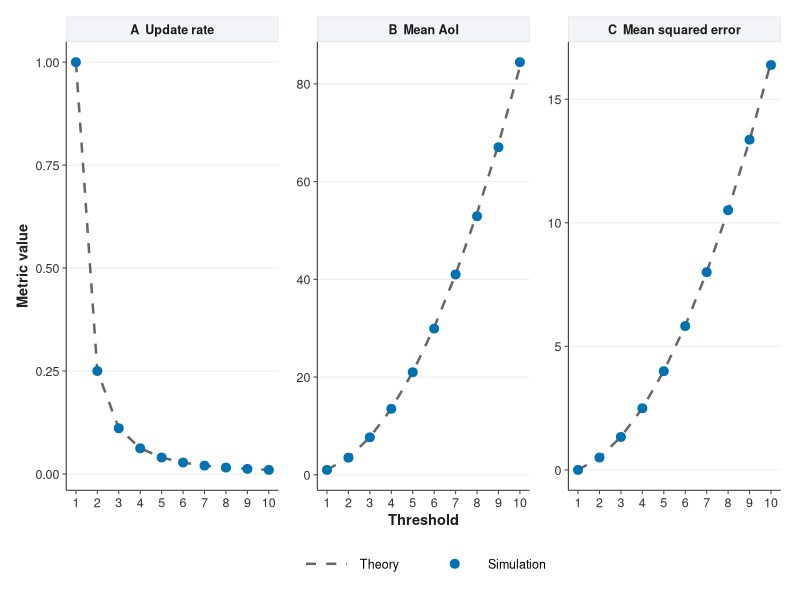
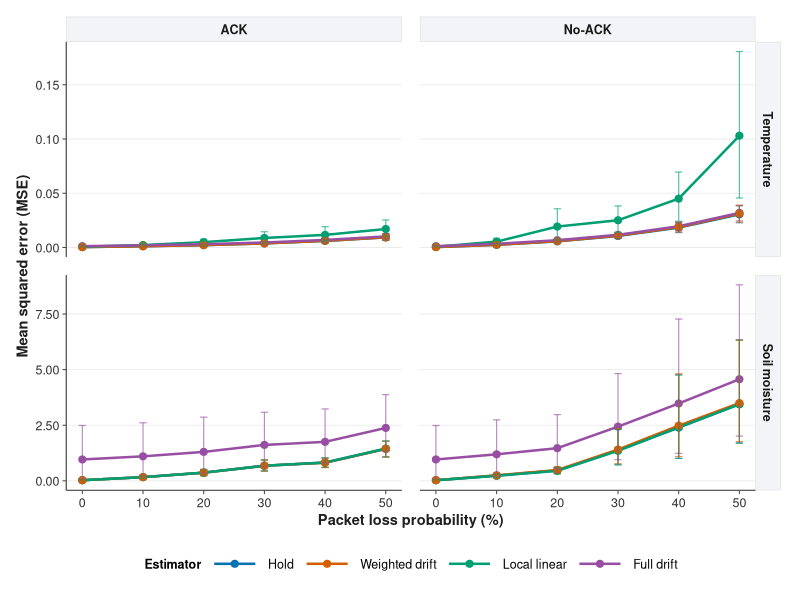
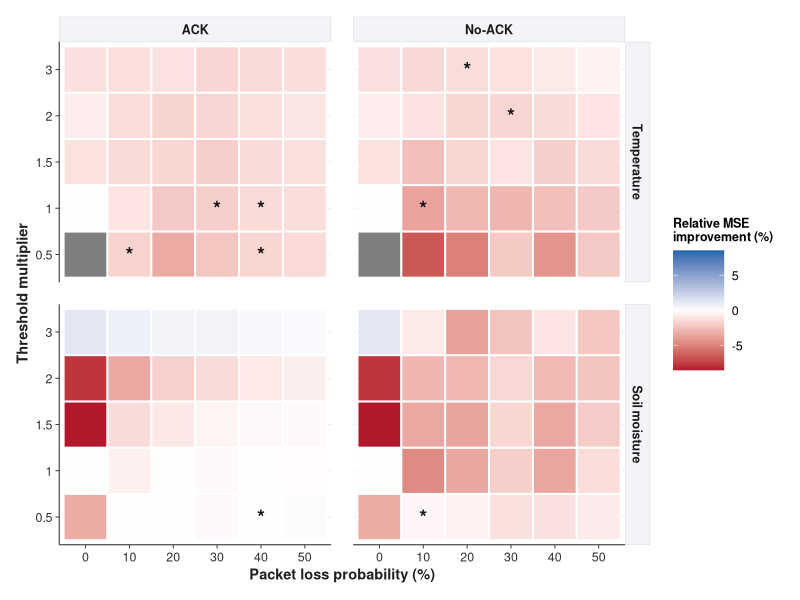
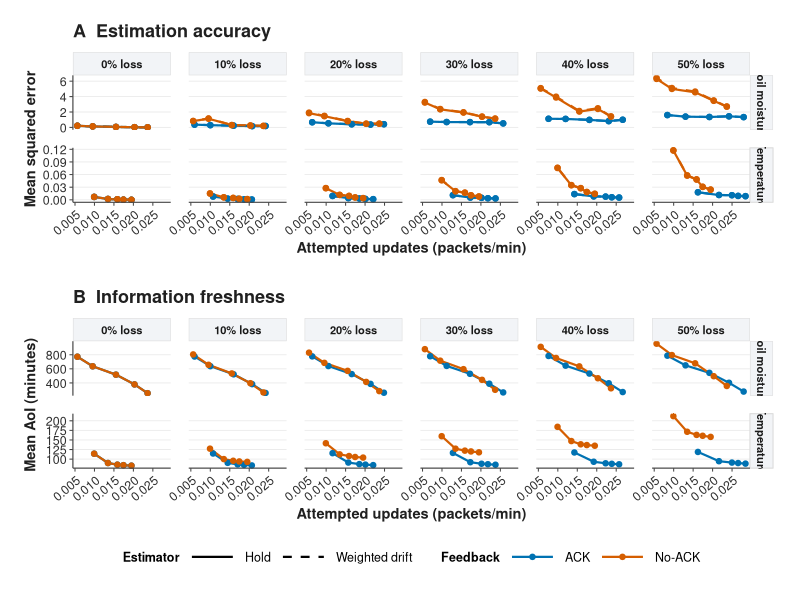
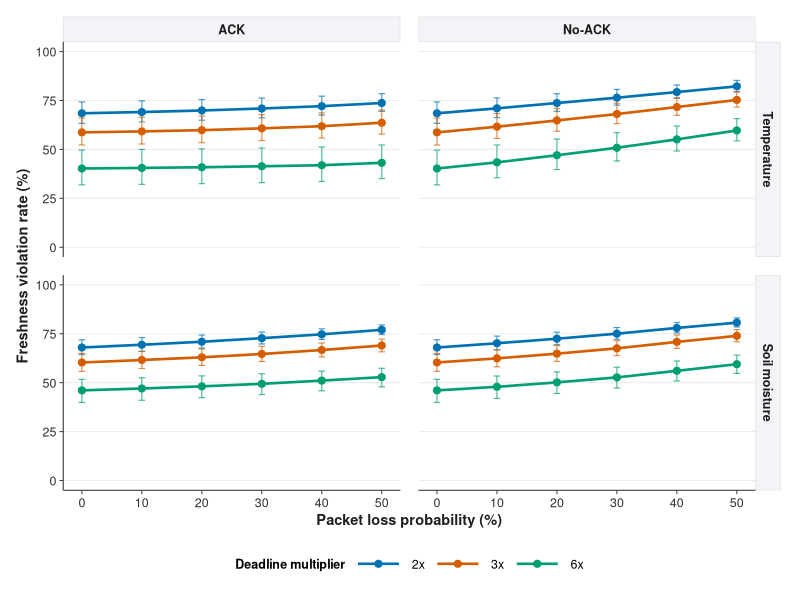
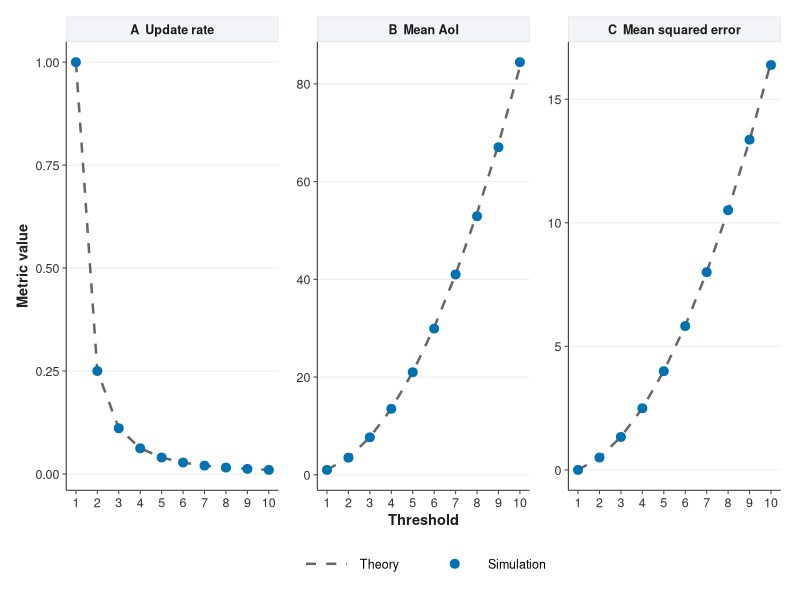
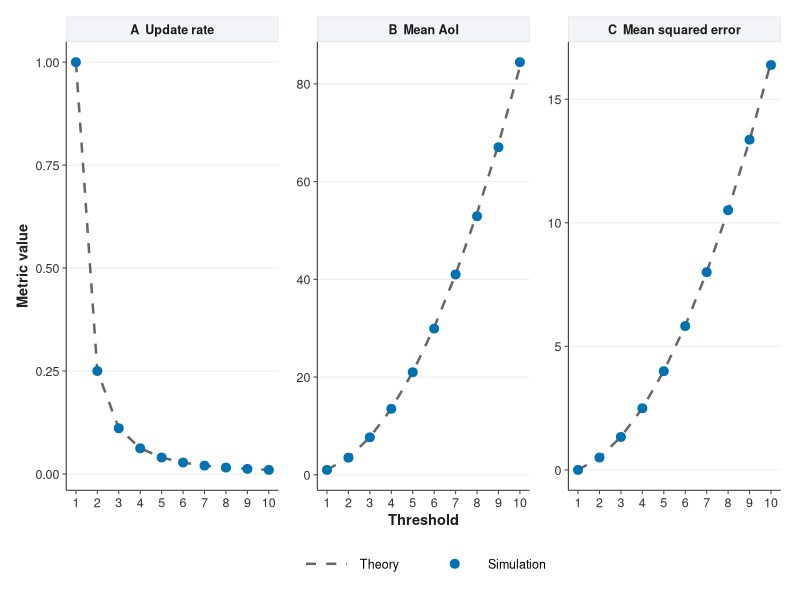
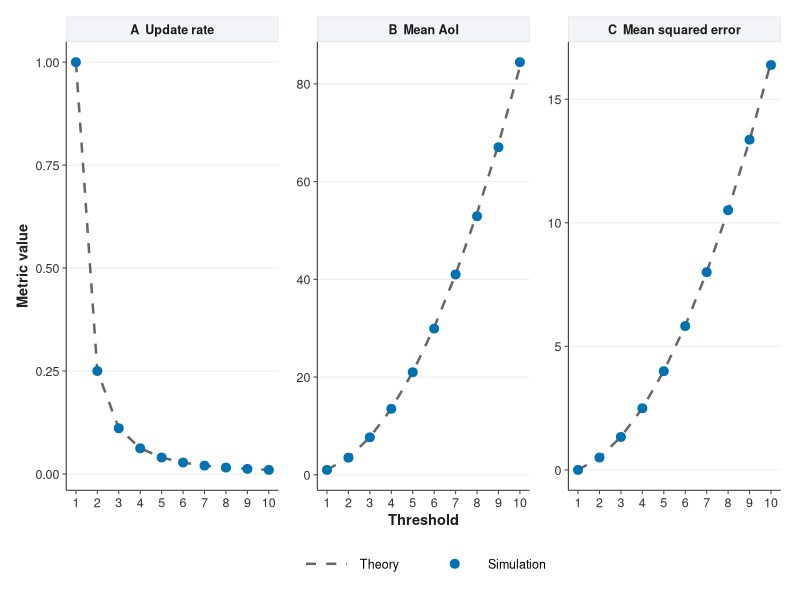

The R source for these figures, in order:
## ---- chunk 1
knitr::opts_knit$set(root.dir = normalizePath("..", mustWork = TRUE))
## ---- chunk 2

# ============================================================
# ICIT 2027 - PUBLICATION QUALITY FIGURES
# Five CSV files | Five scientific figures
# Author: Umar Aziz
#
# Output: PDF, PNG (600 dpi), TIFF (600 dpi)
#
# Statistical integrity:
# No recomputation of means, confidence intervals or q-values.
# ============================================================


# ============================================================
# 0. INSTALL AND LOAD PACKAGES
# ============================================================

packages <- c(
  "readr",
  "dplyr",
  "tidyr",
  "ggplot2",
  "patchwork",
  "scales"
)

missing_packages <- packages[
  !packages %in% rownames(installed.packages())
]

if (length(missing_packages) > 0) {
  stop("Install these R packages before rendering: ", paste(missing_packages, collapse = ", "))
}

invisible(lapply(packages, library, character.only = TRUE))


# ============================================================
# 1. WORKING DIRECTORY
# ============================================================

data_dir <- getwd()

output_dir <- file.path(data_dir, "generated-figures")

dir.create(
  output_dir,
  showWarnings = FALSE,
  recursive = TRUE
)


# ============================================================
# 2. IMPORT ORIGINAL CSV FILES
# ============================================================

g1 <- read_csv(
  "Graph_1_Baseline_Validation.csv",
  show_col_types = FALSE
)

g2 <- read_csv(
  "Graph_2_Accuracy_vs_Packet_Loss.csv",
  show_col_types = FALSE
)

g3 <- read_csv(
  "Graph_3_Weighted_Drift_Improvement.csv",
  show_col_types = FALSE
)

g4 <- read_csv(
  "Graph_4_Accuracy_Freshness_Communication.csv",
  show_col_types = FALSE
)

g5 <- read_csv(
  "Graph_5_Deadline_Freshness_Violations.csv",
  show_col_types = FALSE
)


# ============================================================
# 3. GLOBAL DESIGN SETTINGS
# ============================================================

# Publication color palette
COL_NAVY   <- "#17365D"
COL_BLUE   <- "#0072B2"
COL_ORANGE <- "#D55E00"
COL_GREEN  <- "#009E73"
COL_PURPLE <- "#984EA3"
COL_GREY   <- "#666666"

# Estimator palette
estimator_colors <- c(
  "Hold" = COL_BLUE,
  "Weighted drift" = COL_ORANGE,
  "Local linear" = COL_GREEN,
  "Full drift" = COL_PURPLE
)

# Feedback palette
feedback_colors <- c(
  "ACK" = COL_BLUE,
  "No-ACK" = COL_ORANGE
)

# Deadline palette
deadline_colors <- c(
  "2x" = COL_BLUE,
  "3x" = COL_ORANGE,
  "6x" = COL_GREEN
)


# ------------------------------------------------------------
# Publication theme
# ------------------------------------------------------------

theme_publication <- function(base_size = 11) {

  theme_classic(
    base_size = base_size,
    base_family = "sans"
  ) +

    theme(

      plot.title = element_text(
        face = "bold",
        size = 13,
        color = "#202020",
        margin = margin(b = 8)
      ),

      plot.subtitle = element_text(
        size = 10,
        color = COL_GREY
      ),

      axis.title = element_text(
        face = "bold",
        size = 10.5,
        color = "#202020"
      ),

      axis.text = element_text(
        size = 9,
        color = "#303030"
      ),

      axis.line = element_line(
        color = "#444444",
        linewidth = 0.4
      ),

      axis.ticks = element_line(
        color = "#444444",
        linewidth = 0.35
      ),

      panel.grid.major.y = element_line(
        color = "#EAEAEA",
        linewidth = 0.3
      ),

      panel.grid.minor = element_blank(),

      panel.background = element_rect(
        fill = "white",
        color = NA
      ),

      plot.background = element_rect(
        fill = "white",
        color = NA
      ),

      strip.background = element_rect(
        fill = "#F2F4F7",
        color = "#DDDDDD",
        linewidth = 0.4
      ),

      strip.text = element_text(
        face = "bold",
        size = 9
      ),

      legend.position = "bottom",

      legend.title = element_text(
        face = "bold",
        size = 9
      ),

      legend.text = element_text(
        size = 9
      ),

      legend.key.width = grid::unit(1.3, "cm"),

      panel.spacing = grid::unit(0.9, "lines"),

      plot.margin = margin(12, 14, 12, 12)
    )
}


# ============================================================
# 4. HELPER FUNCTIONS
# ============================================================

# Consistent signal labels
signal_name <- function(x) {
  recode(
    x,
    "Temp" = "Temperature",
    "Moist" = "Soil moisture"
  )
}

# Consistent feedback labels
feedback_name <- function(x) {
  recode(
    x,
    "ack" = "ACK",
    "no_ack" = "No-ACK"
  )
}

# Consistent estimator labels
estimator_name <- function(x) {
  recode(
    x,
    "hold" = "Hold",
    "weighted_drift" = "Weighted drift",
    "local_linear" = "Local linear",
    "full_drift" = "Full drift"
  )
}


# ------------------------------------------------------------
# Export helper
# ------------------------------------------------------------

save_figure <- function(plot, filename,
                        width = 10, height = 7) {

  ggsave(
    filename = file.path(
      output_dir,
      paste0(filename, ".pdf")
    ),
    plot = plot,
    width = width,
    height = height,
    units = "in",
    device = cairo_pdf,
    bg = "white"
  )

  ggsave(
    filename = file.path(
      output_dir,
      paste0(filename, ".png")
    ),
    plot = plot,
    width = width,
    height = height,
    units = "in",
    dpi = 600,
    bg = "white"
  )

  ggsave(
    filename = file.path(
      output_dir,
      paste0(filename, ".tiff")
    ),
    plot = plot,
    width = width,
    height = height,
    units = "in",
    dpi = 600,
    compression = "lzw",
    bg = "white"
  )

  message("Saved: ", filename)
}


# ============================================================
# GRAPH 1 - BASELINE VALIDATION
# ============================================================

# Convert to long format for three matched panels.
# Original values remain unchanged.

g1_sim <- g1 %>%
  select(
    threshold,
    update_rate,
    mean_aoi,
    mse
  ) %>%
  pivot_longer(
    cols = -threshold,
    names_to = "metric",
    values_to = "value"
  ) %>%
  mutate(type = "Simulation")


g1_theory <- g1 %>%
  select(
    threshold,
    theoretical_update_rate,
    theoretical_mean_aoi,
    theoretical_mse
  ) %>%
  rename(
    update_rate = theoretical_update_rate,
    mean_aoi = theoretical_mean_aoi,
    mse = theoretical_mse
  ) %>%
  pivot_longer(
    cols = -threshold,
    names_to = "metric",
    values_to = "value"
  ) %>%
  mutate(type = "Theory")


g1_plot <- bind_rows(
  g1_sim,
  g1_theory
) %>%
  mutate(
    metric = factor(
      metric,
      levels = c("update_rate", "mean_aoi", "mse"),
      labels = c(
        "A  Update rate",
        "B  Mean AoI",
        "C  Mean squared error"
      )
    )
  )


graph1 <- ggplot(
  g1_plot,
  aes(x = threshold, y = value)
) +

  geom_line(
    data = filter(g1_plot, type == "Theory"),
    aes(group = 1, linetype = type),
    color = COL_GREY,
    linewidth = 0.85
  ) +

  geom_point(
    data = filter(g1_plot, type == "Simulation"),
    aes(color = type),
    size = 2.7
  ) +

  facet_wrap(
    ~metric,
    nrow = 1,
    scales = "free_y"
  ) +

  scale_color_manual(
    values = c("Simulation" = COL_BLUE)
  ) +

  scale_linetype_manual(
    values = c("Theory" = "dashed")
  ) +

  scale_x_continuous(
    breaks = sort(unique(g1$threshold))
  ) +

  labs(
    x = "Threshold",
    y = "Metric value",
    color = NULL,
    linetype = NULL
  ) +

  theme_publication() +

  theme(
    legend.position = "bottom"
  )


print(graph1)

save_figure(
  graph1,
  "Graph_1_Baseline_Validation",
  width = 11.5,
  height = 4.0
)


# ============================================================
# GRAPH 2 - ACCURACY VS PACKET LOSS
# ============================================================

# Use threshold_multiplier = 1.0.
# This avoids mixing different threshold settings.
# All original means and CI values are retained.

selected_threshold <- 1.0

g2_plot <- g2 %>%

  filter(
    near(threshold_multiplier, selected_threshold)
  ) %>%

  mutate(
    loss_percent = loss_probability * 100,

    Signal = signal_name(signal),

    Feedback = feedback_name(feedback_model),

    Estimator = estimator_name(estimator),

    Estimator = factor(
      Estimator,
      levels = names(estimator_colors)
    ),

    Feedback = factor(
      Feedback,
      levels = c("ACK", "No-ACK")
    ),

    Signal = factor(
      Signal,
      levels = c("Temperature", "Soil moisture")
    )
  )


graph2 <- ggplot(
  g2_plot,
  aes(
    x = loss_percent,
    y = mse_mean,
    color = Estimator,
    group = Estimator
  )
) +

  geom_line(
    linewidth = 0.85
  ) +

  geom_point(
    size = 2.1
  ) +

  geom_errorbar(
    aes(
      ymin = mse_ci_low,
      ymax = mse_ci_high
    ),
    width = 1.2,
    linewidth = 0.4,
    alpha = 0.65
  ) +

  facet_grid(
    Signal ~ Feedback,
    scales = "free_y"
  ) +

  scale_color_manual(
    values = estimator_colors
  ) +

  scale_x_continuous(
    breaks = seq(0, 50, by = 10),
    expand = expansion(mult = c(0.04, 0.04))
  ) +

  scale_y_continuous(
    labels = label_number(accuracy = 0.01)
  ) +

  labs(
    x = "Packet loss probability (%)",
    y = "Mean squared error (MSE)",
    color = "Estimator"
  ) +

  theme_publication()


print(graph2)

save_figure(
  graph2,
  "Graph_2_Accuracy_vs_Packet_Loss",
  width = 10.5,
  height = 7.5
)


# ============================================================
# GRAPH 3 - WEIGHTED-DRIFT IMPROVEMENT
# ============================================================

# Positive improvement = weighted drift performs better
# than hold, according to the saved CSV definition.
#
# Significance uses ORIGINAL BH-adjusted q-values.
# No p-values or q-values are recalculated.

g3_plot <- g3 %>%

  mutate(
    loss_percent = loss_probability * 100,

    Signal = signal_name(signal),

    Feedback = feedback_name(feedback_model),

    significance = ifelse(
      !is.na(q_value) & q_value < 0.05,
      "*",
      ""
    ),

    Signal = factor(
      Signal,
      levels = c("Temperature", "Soil moisture")
    ),

    Feedback = factor(
      Feedback,
      levels = c("ACK", "No-ACK")
    )
  )


# Symmetric limits, ensuring that zero is at the
# center of the color scale.

heat_limit <- max(
  abs(g3_plot$aggregate_relative_improvement_percent),
  na.rm = TRUE
)


graph3 <- ggplot(
  g3_plot,
  aes(
    x = factor(loss_percent),
    y = factor(threshold_multiplier),
    fill = aggregate_relative_improvement_percent
  )
) +

  geom_tile(
    color = "white",
    linewidth = 0.65
  ) +

  geom_text(
    aes(label = significance),
    fontface = "bold",
    color = "#111111",
    size = 5.2
  ) +

  facet_grid(
    Signal ~ Feedback
  ) +

  scale_fill_gradient2(
    low = "#B2182B",
    mid = "#FFFFFF",
    high = "#2166AC",
    midpoint = 0,
    limits = c(-heat_limit, heat_limit),
    name = "Relative MSE\nimprovement (%)"
  ) +

  labs(
    x = "Packet loss probability (%)",
    y = "Threshold multiplier"
  ) +

  theme_publication() +

  theme(
    panel.grid = element_blank(),
    panel.spacing = grid::unit(1.1, "lines"),
    legend.position = "right"
  )


print(graph3)

save_figure(
  graph3,
  "Graph_3_Weighted_Drift_Improvement",
  width = 10,
  height = 7.2
)


# ============================================================
# GRAPH 4 - ACCURACY, FRESHNESS, COMMUNICATION
# ============================================================

# All loss probabilities are retained.
# Points are connected in THRESHOLD ORDER.
#
# geom_path() is intentionally used instead of
# geom_line(), because geom_line() sorts by x.
#
# Upper: MSE (Hold and Weighted drift)
# Lower: AoI (Hold only, avoiding duplicate values)


g4_plot <- g4 %>%
  mutate(
    Signal = signal_name(signal),

    Feedback = feedback_name(feedback_model),

    Estimator = estimator_name(estimator),

    Loss = factor(
      paste0(
        round(loss_probability * 100),
        "% loss"
      ),
      levels = paste0(
        round(sort(unique(g4$loss_probability)) * 100),
        "% loss"
      )
    )
  )


# ------------------------------------------------------------
# Upper panels: accuracy
# ------------------------------------------------------------

g4_mse_data <- g4_plot %>%

  arrange(
    Signal,
    Loss,
    Feedback,
    Estimator,
    threshold_multiplier
  )


g4_mse <- ggplot(
  g4_mse_data,
  aes(
    x = attempted_update_rate_per_minute_mean,
    y = mse_mean,
    color = Feedback,
    linetype = Estimator,
    group = interaction(
      Signal,
      Loss,
      Feedback,
      Estimator
    )
  )
) +

  geom_path(
    linewidth = 0.75
  ) +

  geom_point(
    size = 1.55
  ) +

  facet_grid(
    Signal ~ Loss,
    scales = "free_y"
  ) +

  scale_color_manual(
    values = feedback_colors
  ) +

  scale_linetype_manual(
    values = c(
      "Hold" = "solid",
      "Weighted drift" = "dashed"
    )
  ) +

  labs(
    title = "A  Estimation accuracy",
    x = "Attempted updates (packets/min)",
    y = "Mean squared error",
    color = "Feedback",
    linetype = "Estimator"
  ) +

  theme_publication(base_size = 10) +

  theme(
    axis.text.x = element_text(
      angle = 40,
      hjust = 1
    ),
    strip.text = element_text(size = 8)
  )


# ------------------------------------------------------------
# Lower panels: freshness
# IMPORTANT: hold only
# ------------------------------------------------------------

g4_aoi_data <- g4_plot %>%

  filter(estimator == "hold") %>%

  arrange(
    Signal,
    Loss,
    Feedback,
    threshold_multiplier
  )


g4_aoi <- ggplot(
  g4_aoi_data,
  aes(
    x = attempted_update_rate_per_minute_mean,
    y = mean_aoi_minutes_mean,
    color = Feedback,
    group = interaction(
      Signal,
      Loss,
      Feedback
    )
  )
) +

  geom_path(
    linewidth = 0.75
  ) +

  geom_point(
    size = 1.55
  ) +

  facet_grid(
    Signal ~ Loss,
    scales = "free_y"
  ) +

  scale_color_manual(
    values = feedback_colors
  ) +

  labs(
    title = "B  Information freshness",
    x = "Attempted updates (packets/min)",
    y = "Mean AoI (minutes)",
    color = "Feedback"
  ) +

  theme_publication(base_size = 10) +

  theme(
    axis.text.x = element_text(
      angle = 40,
      hjust = 1
    ),
    strip.text = element_text(size = 8)
  )


# ------------------------------------------------------------
# Combine accuracy and freshness vertically
# ------------------------------------------------------------

graph4 <- (
  g4_mse / g4_aoi
) +

  plot_layout(
    heights = c(1, 1),
    guides = "collect"
  ) &

  theme(
    legend.position = "bottom"
  )


print(graph4)

save_figure(
  graph4,
  "Graph_4_Accuracy_Freshness_Communication",
  width = 17,
  height = 10.5
)


# ============================================================
# GRAPH 5 - DEADLINE FRESHNESS VIOLATIONS
# ============================================================

# Select threshold_multiplier = 1.0
# Keep three deadline multipliers: 2, 3 and 6.
#
# Original CIs are multiplied by 100 for plotting.
# No confidence interval is recomputed.

g5_plot <- g5 %>%

  filter(
    near(threshold_multiplier, selected_threshold),
    freshness_deadline_multiplier %in% c(2, 3, 6)
  ) %>%

  mutate(
    loss_percent = loss_probability * 100,

    violation_percent =
      freshness_violation_rate_mean * 100,

    violation_ci_low =
      freshness_violation_rate_ci_low * 100,

    violation_ci_high =
      freshness_violation_rate_ci_high * 100,

    Signal = signal_name(signal),

    Feedback = feedback_name(feedback_model),

    Deadline = factor(
      freshness_deadline_multiplier,
      levels = c(2, 3, 6),
      labels = c("2x", "3x", "6x")
    ),

    Signal = factor(
      Signal,
      levels = c("Temperature", "Soil moisture")
    ),

    Feedback = factor(
      Feedback,
      levels = c("ACK", "No-ACK")
    )
  )


graph5 <- ggplot(
  g5_plot,
  aes(
    x = loss_percent,
    y = violation_percent,
    color = Deadline,
    group = Deadline
  )
) +

  geom_line(
    linewidth = 0.9
  ) +

  geom_point(
    size = 2.1
  ) +

  geom_errorbar(
    aes(
      ymin = violation_ci_low,
      ymax = violation_ci_high
    ),
    width = 1.1,
    linewidth = 0.4,
    alpha = 0.7
  ) +

  facet_grid(
    Signal ~ Feedback
  ) +

  scale_color_manual(
    values = deadline_colors
  ) +

  scale_x_continuous(
    breaks = seq(0, 50, by = 10)
  ) +

  scale_y_continuous(
    labels = label_number(accuracy = 1),
    limits = c(0, 100)
  ) +

  labs(
    x = "Packet loss probability (%)",
    y = "Freshness violation rate (%)",
    color = "Deadline multiplier"
  ) +

  theme_publication()


print(graph5)

save_figure(
  graph5,
  "Graph_5_Deadline_Freshness_Violations",
  width = 10.5,
  height = 7.5
)


# ============================================================
# 5. FINAL VERIFICATION
# ============================================================

cat("\n")
cat("========================================\n")
cat("PUBLICATION FIGURES COMPLETED\n")
cat("========================================\n")

cat("\nWorking directory:\n")
cat(data_dir, "\n")

cat("\nOutput directory:\n")
cat(output_dir, "\n")

cat("\nOriginal rows loaded:\n")
cat("Graph 1:", nrow(g1), "\n")
cat("Graph 2:", nrow(g2), "\n")
cat("Graph 3:", nrow(g3), "\n")
cat("Graph 4:", nrow(g4), "\n")
cat("Graph 5:", nrow(g5), "\n")

cat("\nPlot rows used:\n")
cat("Graph 2:", nrow(g2_plot), "\n")
cat("Graph 3:", nrow(g3_plot), "\n")
cat("Graph 4 MSE:", nrow(g4_mse_data), "\n")
cat("Graph 4 AoI:", nrow(g4_aoi_data), "\n")
cat("Graph 5:", nrow(g5_plot), "\n")

cat("\nFiles created:\n")

print(
  list.files(
    output_dir,
    pattern = "\\.(pdf|png|tiff)$",
    full.names = FALSE
  )
)

cat("\n")
cat("All original statistical values preserved.\n")
cat("No confidence intervals recalculated.\n")
cat("No adjusted p-values recalculated.\n")
cat("========================================\n")
